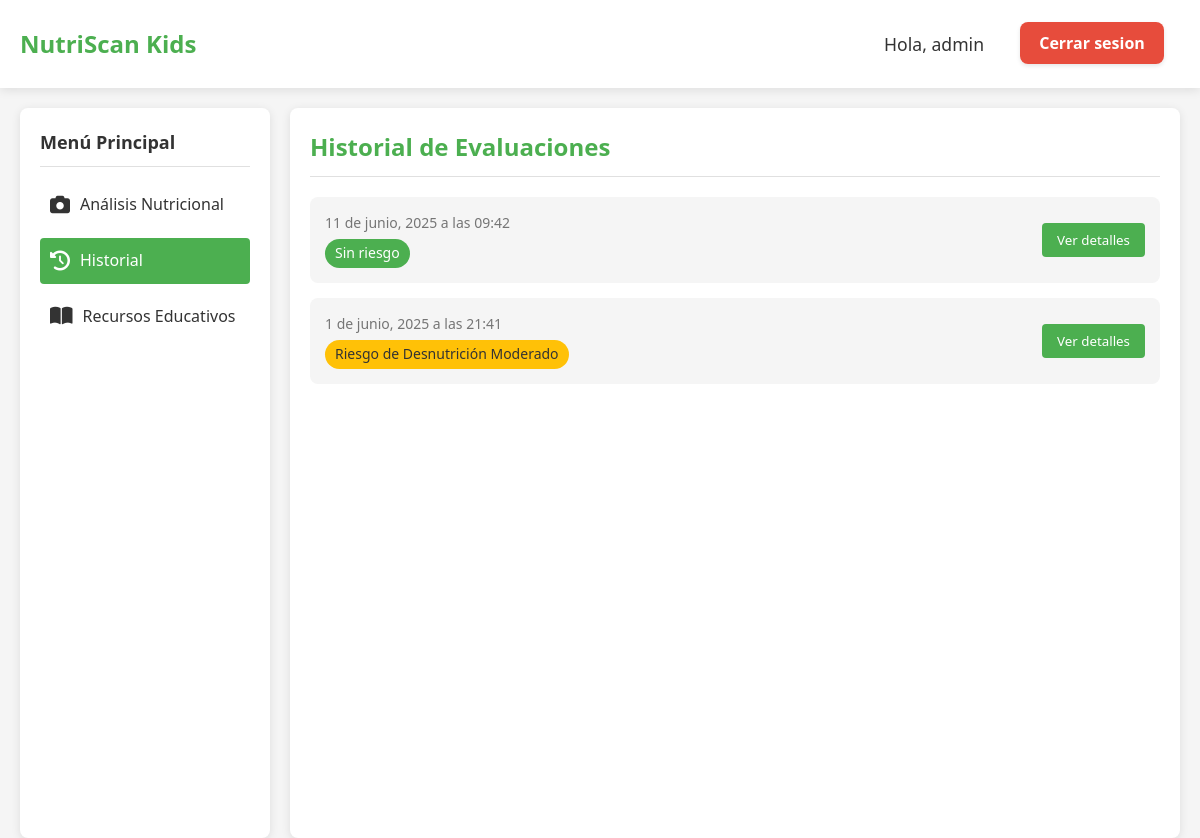
Before: /historial/ (signed in) with the older database file.
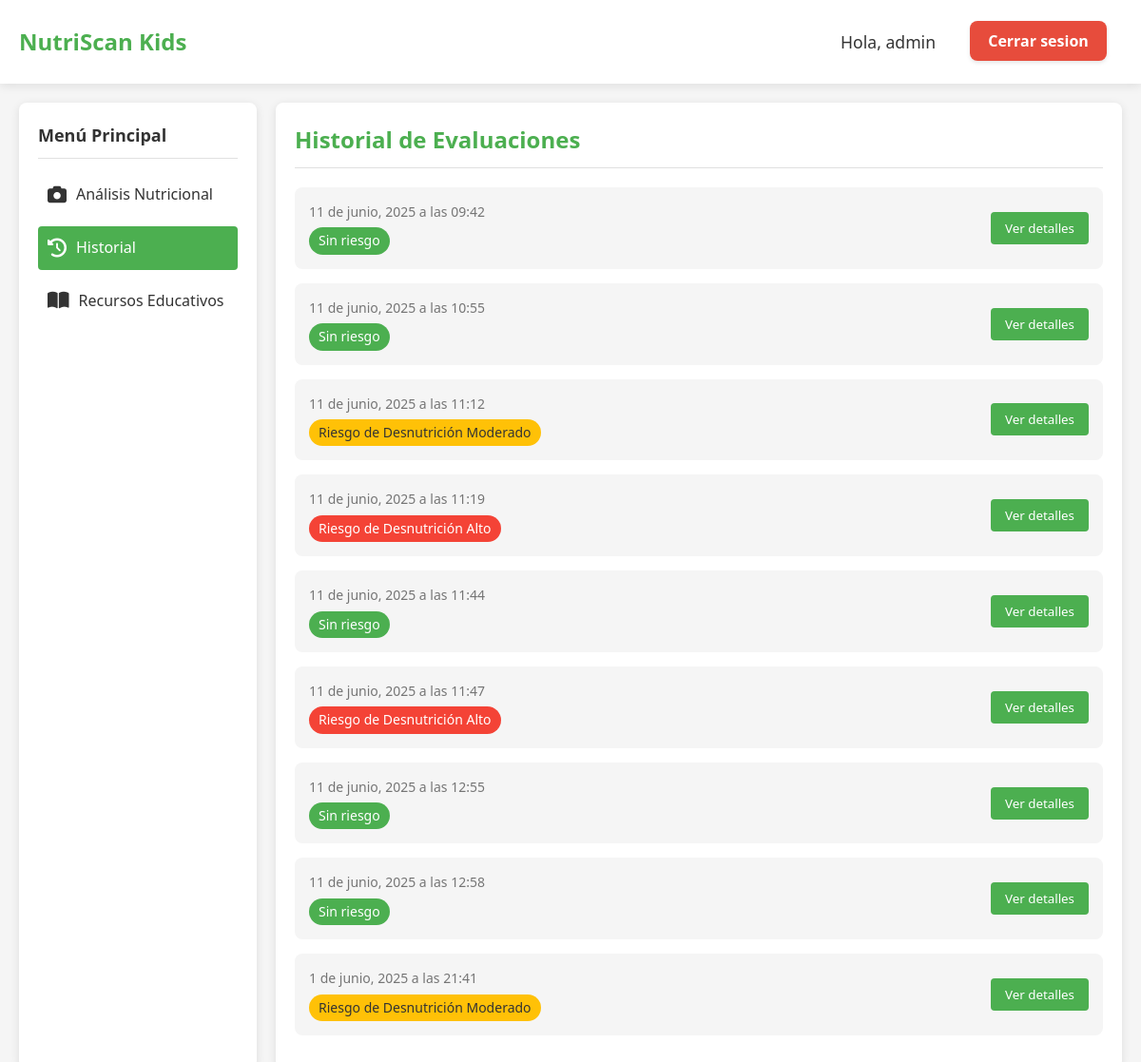
After: the same page with the newer database file.
### Kids/models.py (models this page shows, shortened)
class AnalisisNutricional(models.Model):
    STATUS_CHOICES = [
        ('normal', 'Normal'),
        ('riesgo', 'Riesgo'),
        ('alerta', 'Alerta'),
    ]
    usuario = models.ForeignKey(User, on_delete=models.CASCADE, null=True, blank=True)
    imagen = models.ImageField(upload_to='analisis/')
    fecha = models.DateTimeField(auto_now_add=True)
    ancho_rostro = models.FloatField(null=True, blank=True)
    distancia_interpupilar = models.FloatField(null=True, blank=True)
    ratio_ojos_rostro = models.FloatField(null=True, blank=True)
    ancho_mejillas = models.FloatField(null=True, blank=True)
    ratio_mejillas_ojos = models.FloatField(null=True, blank=True)
    signos_detectados = models.TextField(blank=True)
    estado = models.CharField(max_length=10, choices=STATUS_CHOICES)
    recomendaciones = models.TextField(blank=True)

### Kids/views.py (the view)
# urls.py: path('historial/', HistorialMedicoListView.as_view(), name='historial'),
class HistorialMedicoListView(LoginRequiredMixin, ListView):
    model = HistorialMedico
    template_name = 'detector/historial.html'
    context_object_name = 'historial'
    def get_queryset(self):
        queryset = HistorialMedico.objects.filter(usuario=self.request.user).order_by('-fecha_seguimiento')
        historial = []
        for item in queryset:
            analisis = item.analisis
            estado = analisis.estado
            if estado == 'normal':
                riesgo = "Sin riesgo"
                bg = "#4CAF50"
                fg = "white"
            elif estado == 'riesgo':
                riesgo = "Riesgo de Desnutrición Moderado"
                bg = "#FFC107"
                fg = "#333"
            elif estado == 'alerta':
                riesgo = "Riesgo de Desnutrición Alto"
                bg = "#F44336"
                fg = "white"
            else:
                riesgo = "Desconocido"
                bg = "#9E9E9E"
                fg = "white"
            recomendaciones_text = ""
            if analisis.recomendaciones:
                recomendaciones_raw = analisis.recomendaciones.split('|')
                recomendaciones_list = [rec.strip() for rec in recomendaciones_raw if rec.strip()]
                recomendaciones_text = '\n'.join([f"{i+1}. {rec}" for i, rec in enumerate(recomendaciones_list)])
            recomendaciones_default = [
                "Consultar con un pediatra o nutricionista infantil lo antes posible",
                "Aumentar la ingesta de proteínas de alta calidad en la dieta diaria",
                "Incluir alimentos ricos en hierro y zinc como legumbres, carnes magras y verduras de hoja verde",
                "Realizar un seguimiento del peso semanalmente",
                "Implementar 5 comidas diarias para asegurar un aporte calórico adecuado"
            ]
            if estado == 'normal':
                observaciones = "Los parámetros evaluados se encuentran dentro de los rangos normales. Se recomienda mantener los hábitos alimenticios actuales."
            elif estado == 'riesgo':
                observaciones = "Se detectan signos de posible desnutrición moderada. Se recomienda seguimiento periódico y consulta con especialista."
            elif estado == 'alerta':
                observaciones = "Se detectan signos de desnutrición severa. Es necesaria atención médica inmediata y seguimiento especializado."
            else:
                observaciones = "Estado no determinado. Se recomienda evaluación médica para determinar el estado nutricional."
            historial.append({
                'id': item.id,
                'fecha': item.fecha_seguimiento,  # solo fecha (DateField)
                'fecha_analisis': analisis.fecha,  # con hora (DateTimeField)
                'riesgo': riesgo,
                'estado': estado,
                'color': bg,
                'texto_color': fg,
                'observaciones': observaciones,
                'imagen': analisis.imagen,
                'recomendaciones': recomendaciones_text,
            })
        return historial

### templates/detector/historial.html (shortened to what this page needs)
{% extends 'detector/base.html' %}
{% load static %}
{% block content %}
<div id="history-section" class="history-section">
    <h2 class="section-title">Historial de Evaluaciones</h2>
    <ul class="history-list">
        {% for item in historial %}
        <li class="history-item">
            <div class="history-info">
                {% if item.fecha_analisis %}
                    <div class="history-date">
                        {{ item.fecha_analisis|date:"j \\d\\e F, Y \\a \\l\\a\\s H:i" }}
                    </div>
                {% else %}
                    <div class="history-date">
                        {{ item.fecha|date:"j \\d\\e F, Y" }}
                    </div>
                {% endif %}
                <div class="history-status" style="background-color: {{ item.color }}; color: {{ item.texto_color }};">
                    {{ item.riesgo }}
                </div>
            </div>
           <button class="view-btn"
                data-id="{{ item.id }}"
                data-fecha="{{ item.fecha|date:'j \\d\\e F, Y' }}"
                data-riesgo="{{ item.riesgo }}"
                data-observaciones="{{ item.observaciones }}"
                data-imagen="{{ item.imagen.url }}"
                data-recomendaciones="{{ item.recomendaciones}}">
                Ver detalles
            </button>
        </li>
        {% endfor %}
    </ul>
</div>
{% endblock %}

### templates/detector/base.html (shortened to what this page needs)
{% load static %}
<!DOCTYPE html>
<html lang="es">
<head>
    <link rel="stylesheet" href="https://cdnjs.cloudflare.com/ajax/libs/font-awesome/6.0.0-beta3/css/all.min.css">
    <link rel="stylesheet" href="{% static 'base.css' %}">
    <link rel="stylesheet" href="{% static 'css/mensajes.css' %}">
</head>
<body>
    {% if user.is_authenticated %}
    <header>
        <div class="container">
            <div class="header-content">
                <div class="logo">
                    <h1>NutriScan Kids</h1>
                </div>
            </div>
            <div class="info-content">
                <div class="info">
                    <h3>Hola, {{ user.first_name|default:user.username }}</h3>
                </div>
                <div class="logout">
                    <a href="{% url 'logout' %}" class="logout-button">Cerrar sesion</a>
                </div>
            </div>
        </div>
    </header>
    <div class="container-principal">
        <div class="dashboard">
            <div class="sidebar">
                <h3 class="sidebar-heading">Menú Principal</h3>
                <ul class="sidebar-menu">
                    <li>
                        <a href="{% url 'analisis' %}" {% if request.path == '/analisis/' %}class="active"{% endif %}>
                            <i class="fas fa-camera"></i>
                            Análisis Nutricional
                        </a>
                    </li>
                    <li>
                        <a href="{% url 'historial' %}" {% if request.path == '/historial/' %}class="active"{% endif %}>
                            <i class="fas fa-history"></i>
                            Historial
                        </a>
                    </li>
                    <li>
                        <a href="{% url 'recursos' %}" {% if request.path == '/recursos/' %}class="active"{% endif %}>
                            <i class="fas fa-book-open"></i>
                            Recursos Educativos
                        </a>
                    </li>
                </ul>
            </div>
            <div class="main-content">
                {% block content %}{% endblock %}
            </div>
        </div>
    </body>
    {% endif %}
</html>

### static/base.css (style rules this page uses)
:root { --primary: #4CAF50; --primary-light: #7FDF83; --primary-dark: #388E3C; --secondary: #FFC107; --secondary-light: #FFECB3; --text-dark: #333333; --text-light: #757575; --white: #FFFFFF; --light-gray: #F5F5F5; --medium-gray: #E0E0E0; --shadow: 0 2px 10px rgba(0, 0, 0, 0.1); }
* { box-sizing: border-box; margin: 0; padding: 0; font-family: 'Segoe UI', Tahoma, Geneva, Verdana, sans-serif; }
body { background-color: var(--light-gray); color: var(--text-dark); line-height: 1.6; }
header { background-color: var(--white); padding: 15px 0; box-shadow: var(--shadow); position: sticky; top: 0; z-index: 100; }
.container { width: 100%; max-width: 1200px; margin: 0 auto; padding: 0 20px; display: flex; }
.header-content { display: flex; flex: 1; display: flex; align-items: center; color: white; font-size: 2rem; font-weight: bold; }
.logout { text-align: right; padding: 1rem; }
.logout-button { background-color: #e74c3c; color: #fff; padding: 0.6rem 1.2rem; text-decoration: none; border-radius: 8px; font-weight: bold; transition: background-color 0.3s ease, transform 0.2s ease; box-shadow: 0 2px 4px rgba(0, 0, 0, 0.1); }
.logo { display: flex; align-items: center; }
.logo h1 { font-size: 24px; color: var(--primary); margin: 0; }
.info-content { display: flex; align-items: center; gap: 20px; }
.info h3 { color: var(--text-dark); font-size: 1.1rem; font-weight: 500; }
.container-principal { width: 100%; max-width: 1200px; margin: 0 auto; padding: 0 20px; }
h2 { color: var(--primary); font-size: 40px; margin-bottom: 20px; }
.active { color: var(--white) !important; }
.dashboard { display: flex; margin-top: 20px; min-height: calc(100vh - 70px); }
.sidebar { width: 250px; background-color: var(--white); border-radius: 8px; padding: 20px; box-shadow: var(--shadow); margin-right: 20px; }
.sidebar-heading { font-size: 18px; margin-bottom: 15px; padding-bottom: 10px; border-bottom: 1px solid var(--medium-gray); }
.sidebar-menu { list-style: none; }
.sidebar-menu li { margin-bottom: 10px; }
.sidebar-menu a { display: flex; align-items: center; padding: 10px; color: var(--text-dark); text-decoration: none; border-radius: 4px; transition: all 0.3s ease; }
.sidebar-menu a i { margin-right: 10px; font-size: 20px; }
.sidebar-menu a.active { background-color: var(--primary); color: var(--white); }
.main-content { flex: 1; background-color: var(--white); border-radius: 8px; padding: 20px; box-shadow: var(--shadow); }
.section-title { font-size: 24px; margin-bottom: 20px; padding-bottom: 10px; border-bottom: 1px solid var(--medium-gray); }
.history-list { list-style: none; }
.history-item { background-color: var(--light-gray); border-radius: 8px; padding: 15px; margin-bottom: 15px; display: flex; justify-content: space-between; align-items: center; }
.history-info { flex: 1; }
.history-date { font-size: 14px; color: var(--text-light); margin-bottom: 5px; }
.history-status { display: inline-block; padding: 3px 10px; border-radius: 20px; font-size: 14px; font-weight: 500; }
.view-btn { background-color: var(--primary); color: var(--white); border: none; padding: 8px 15px; border-radius: 4px; cursor: pointer; transition: all 0.3s ease; }

Changed rows visible on the page:
added AnalisisNutricional: fecha_analisis "11 de junio, 2025 a las 10:55"
added AnalisisNutricional: fecha_analisis "11 de junio, 2025 a las 11:12"
added AnalisisNutricional: fecha_analisis "11 de junio, 2025 a las 11:19"
added AnalisisNutricional: fecha_analisis "11 de junio, 2025 a las 11:44"
added AnalisisNutricional: fecha_analisis "11 de junio, 2025 a las 11:47"
added AnalisisNutricional: fecha_analisis "11 de junio, 2025 a las 12:55"
added AnalisisNutricional: fecha_analisis "11 de junio, 2025 a las 12:58"
Other visible differences:
new list line: "Sin riesgo Ver detalles"
new list line: "Riesgo de Desnutrición Moderado Ver detalles"
new list line: "Riesgo de Desnutrición Alto Ver detalles"
